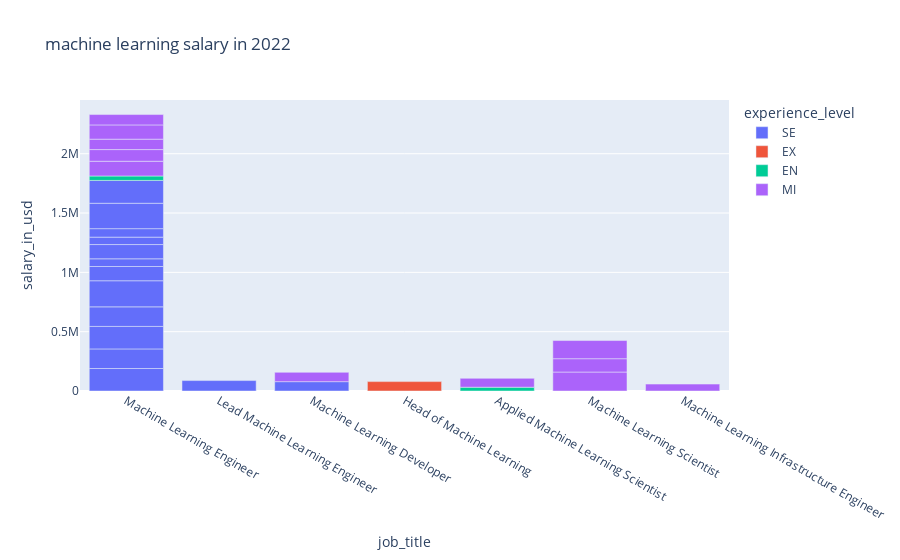

Here is the notebook cell this chart was saved with:
### Code cell
px.bar(ml_df.groupby('work_year').get_group(2022) , x = 'job_title' , y = 'salary_in_usd' , color = 'experience_level' ,title ='machine learning salary in 2022' ,hover_data =[ 'employment_type' , 'company_location' , 'remote_ratio'])

### Figure 1 — Plotly figure (JSON) as saved in the notebook; plotly's stock layout.template omitted (floating-point values rounded to 4 significant figures)
{"data": [{"alignmentgroup": "True", "customdata": [["FT", "US", 0], ["FT", "US", 0], ["FT", "US", 0], ["FT", "US", 0], ["FT", "DE", 0], ["FT", "US", 100], ["FT", "AE", 100], ["FT", "AE", 100], ["FT", "US", 100], ["FT", "CA", 100], ["FT", "NL", 100], ["FT", "IE", 100], ["FT", "US", 100], ["FT", "US", 100]], "hovertemplate": "experience_level=SE<br>job_title=%{x}<br>salary_in_usd=%{y}<br>employment_type=%{customdata[0]}<br>company_location=%{customdata[1]}<br>remote_ratio=%{customdata[2]}<extra></extra>", "legendgroup": "SE", "marker": {"color": "#636efa", "pattern": {"shape": ""}}, "name": "SE", "offsetgroup": "SE", "orientation": "v", "showlegend": true, "textposition": "auto", "type": "bar", "x": ["Machine Learning Engineer", "Machine Learning Engineer", "Machine Learning Engineer", "Machine Learning Engineer", "Lead Machine Learning Engineer", "Machine Learning Engineer", "Machine Learning Engineer", "Machine Learning Engineer", "Machine Learning Engineer", "Machine Learning Developer", "Machine Learning Engineer", "Machine Learning Engineer", "Machine Learning Engineer", "Machine Learning Engineer"], "xaxis": "x", "y": [189650, 164996, 189650, 164996, 87932, 220000, 120000, 65000, 120000, 78791, 62651, 71444, 214000, 192600], "yaxis": "y"}, {"alignmentgroup": "True", "customdata": [["FT", "IN", 50]], "hovertemplate": "experience_level=EX<br>job_title=%{x}<br>salary_in_usd=%{y}<br>employment_type=%{customdata[0]}<br>company_location=%{customdata[1]}<br>remote_ratio=%{customdata[2]}<extra></extra>", "legendgroup": "EX", "marker": {"color": "#EF553B", "pattern": {"shape": ""}}, "name": "EX", "offsetgroup": "EX", "orientation": "v", "showlegend": true, "textposition": "auto", "type": "bar", "x": ["Head of Machine Learning"], "xaxis": "x", "y": [79039], "yaxis": "y"}, {"alignmentgroup": "True", "customdata": [["FT", "GB", 100], ["CT", "CZ", 100]], "hovertemplate": "experience_level=EN<br>job_title=%{x}<br>salary_in_usd=%{y}<br>employment_type=%{customdata[0]}<br>company_location=%{customdata[1]}<br>remote_ratio=%{customdata[2]}<extra></extra>", "legendgroup": "EN", "marker": {"color": "#00cc96", "pattern": {"shape": ""}}, "name": "EN", "offsetgroup": "EN", "orientation": "v", "showlegend": true, "textposition": "auto", "type": "bar", "x": ["Machine Learning Engineer", "Applied Machine Learning Scientist"], "xaxis": "x", "y": [37300, 31875], "yaxis": "y"}, {"alignmentgroup": "True", "customdata": [["FT", "GB", 0], ["FT", "GB", 0], ["FT", "DE", 100], ["FT", "US", 100], ["FT", "US", 100], ["FT", "CA", 100], ["FT", "US", 100], ["FT", "PT", 50], ["FT", "US", 50], ["FT", "AU", 100], ["FT", "US", 100]], "hovertemplate": "experience_level=MI<br>job_title=%{x}<br>salary_in_usd=%{y}<br>employment_type=%{customdata[0]}<br>company_location=%{customdata[1]}<br>remote_ratio=%{customdata[2]}<extra></extra>", "legendgroup": "MI", "marker": {"color": "#ab63fa", "pattern": {"shape": ""}}, "name": "MI", "offsetgroup": "MI", "orientation": "v", "showlegend": true, "textposition": "auto", "type": "bar", "x": ["Machine Learning Engineer", "Machine Learning Engineer", "Machine Learning Engineer", "Machine Learning Scientist", "Machine Learning Scientist", "Machine Learning Developer", "Machine Learning Engineer", "Machine Learning Infrastructure Engineer", "Machine Learning Scientist", "Machine Learning Engineer", "Applied Machine Learning Scientist"], "xaxis": "x", "y": [124333, 98158, 87932, 160000, 112300, 78791, 120000, 58255, 153000, 87425, 75000], "yaxis": "y"}], "layout": {"barmode": "relative", "legend": {"title": {"text": "experience_level"}, "tracegroupgap": 0}, "title": {"text": "machine learning salary in 2022"}, "xaxis": {"anchor": "y", "domain": [0, 1], "title": {"text": "job_title"}}, "yaxis": {"anchor": "x", "domain": [0, 1], "title": {"text": "salary_in_usd"}}}}
